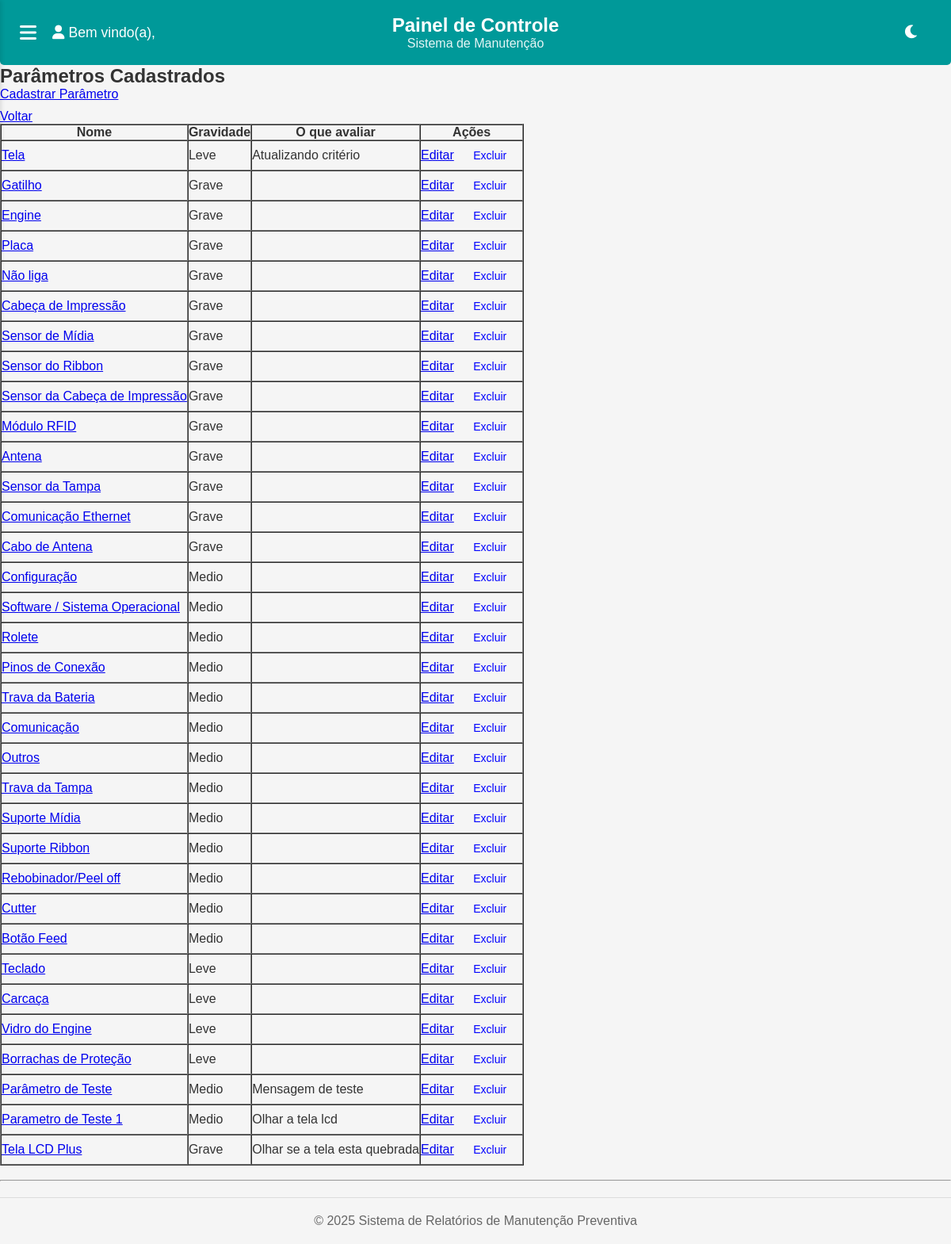
Screenshot of /equipamentos/parametros/ with the database file from the repository.
### equipamentos/models.py (models this page shows, shortened)
class ParametroEquipamento(models.Model):
    nome = models.CharField(max_length=100, unique=True)
    GRAVIDADES = (
        ('leve', 'Leve'),
        ('medio', 'Médio'),
        ('grave', 'Grave'),
    )
    gravidade = models.CharField(max_length=10, choices=GRAVIDADES)
    avaliacao_ajuda = models.TextField(
        blank=True,
        verbose_name="Como avaliar",
        help_text="Descreva como o analista deve avaliar este parâmetro."
    )

### equipamentos/views.py (the view)
# urls.py: path('parametros/', views.listar_parametros, name='listar_parametros'),
def listar_parametros(request):
    parametros = ParametroEquipamento.objects.all()
    return render(request, 'parametros/listar_parametros.html', {'parametros': parametros})

### equipamentos/templates/parametros/listar_parametros.html (shortened to what this page needs)
{% extends 'base.html' %}
{% block content %}
<h2>Parâmetros Cadastrados</h2>
<div>
    <a href="{% url 'equipamentos:cadastrar_parametro' %}" class="btn btn-primary mb-3">Cadastrar Parâmetro</a>
    <a href="{% url 'core:dashboard' %}" style="display:block; margin-top:10px;">Voltar</a>
</div>
<table border="1" cellspacing="0" cellpadding="8">
    <thead>
        <tr>
            <th>Nome</th>
            <th>Gravidade</th>
            <th>O que avaliar</th>
            <th>Ações</th>
        </tr>
    </thead>
    <tbody>
        {% for parametro in parametros %}
        <tr>
            <td><a href="{% url 'equipamentos:detalhes_parametro' parametro.id %}">{{ parametro.nome }}</a></td>
            <td>{{ parametro.gravidade|capfirst }}</td>
            <td>{{ parametro.avaliacao_ajuda }}</td>
            <td>
                <a href="{% url 'equipamentos:editar_parametro' parametro.id %}">Editar</a>
                <form method="POST" action="{% url 'equipamentos:excluir_parametro' parametro.id %}" style="display:inline;" onsubmit="return confirm('Tem certeza que deseja excluir este parâmetro?');">
                    <button type="submit" style="background:none;border:none;color:blue;cursor:pointer;">Excluir</button>
                </form>
            </td>
        </tr>
        {% empty %}
        <tr>
            <td colspan="3">Nenhum parâmetro cadastrado.</td>
        </tr>
        {% endfor %}
    </tbody>
</table>
<br><hr>
{% endblock %}

### static/css/global.css (style rules this page uses)
* { margin: 0; padding: 0; box-sizing: border-box; font-family: Arial, sans-serif; }
:root { --primary-color: #009999; --secondary-color: #008080; --background-color: #f5f5f5; --card-background: white; --subcard-background: #f0f0f0; --text-color: #333; --text-secondary: #666; }
body { background-color: var(--background-color); color: var(--text-color); min-height: 100vh; margin: 0; display: flex; flex-direction: column; }
button { background-color: #009999; color: white; border: none; padding: 10px 20px; border-radius: 5px; cursor: pointer; font-size: 14px; transition: all 0.3s ease; }

### rows the page displays
ParametroEquipamento: nome "Tela", gravidade "Leve", avaliacao_ajuda "Atualizando critério"
ParametroEquipamento: nome "Gatilho", gravidade "Grave"
ParametroEquipamento: nome "Engine", gravidade "Grave"
ParametroEquipamento: nome "Placa", gravidade "Grave"
ParametroEquipamento: nome "Não liga", gravidade "Grave"
ParametroEquipamento: nome "Cabeça de Impressão", gravidade "Grave"
ParametroEquipamento: nome "Sensor de Mídia", gravidade "Grave"
ParametroEquipamento: nome "Sensor do Ribbon", gravidade "Grave"
ParametroEquipamento: nome "Sensor da Cabeça de Impressão", gravidade "Grave"
ParametroEquipamento: nome "Módulo RFID", gravidade "Grave"
ParametroEquipamento: nome "Antena", gravidade "Grave"
ParametroEquipamento: nome "Sensor da Tampa", gravidade "Grave"
ParametroEquipamento: nome "Comunicação Ethernet", gravidade "Grave"
ParametroEquipamento: nome "Cabo de Antena", gravidade "Grave"
ParametroEquipamento: nome "Configuração", gravidade "Medio"
ParametroEquipamento: nome "Software / Sistema Operacional", gravidade "Medio"
ParametroEquipamento: nome "Rolete", gravidade "Medio"
ParametroEquipamento: nome "Pinos de Conexão", gravidade "Medio"
ParametroEquipamento: nome "Trava da Bateria", gravidade "Medio"
ParametroEquipamento: nome "Comunicação", gravidade "Medio"
ParametroEquipamento: nome "Outros", gravidade "Medio"
ParametroEquipamento: nome "Trava da Tampa", gravidade "Medio"
ParametroEquipamento: nome "Suporte Mídia", gravidade "Medio"
ParametroEquipamento: nome "Suporte Ribbon", gravidade "Medio"
ParametroEquipamento: nome "Rebobinador/Peel off", gravidade "Medio"
ParametroEquipamento: nome "Cutter", gravidade "Medio"
ParametroEquipamento: nome "Botão Feed", gravidade "Medio"
ParametroEquipamento: nome "Teclado", gravidade "Leve"
ParametroEquipamento: nome "Carcaça", gravidade "Leve"
ParametroEquipamento: nome "Vidro do Engine", gravidade "Leve"
ParametroEquipamento: nome "Borrachas de Proteção", gravidade "Leve"
ParametroEquipamento: nome "Parâmetro de Teste", gravidade "Medio", avaliacao_ajuda "Mensagem de teste"
ParametroEquipamento: nome "Parametro de Teste 1", gravidade "Medio", avaliacao_ajuda "Olhar a tela lcd"
ParametroEquipamento: nome "Tela LCD Plus", gravidade "Grave", avaliacao_ajuda "Olhar se a tela esta quebrada"
